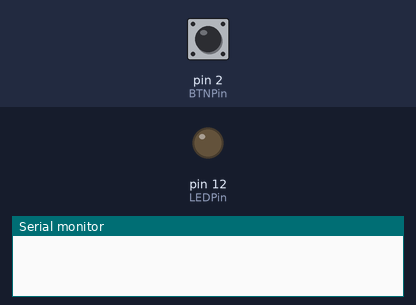
A sketch run on a simulated Arduino Uno, built with avr-gcc and run on an emulated ATmega328P. On the bench: output pins drawn as LEDs (lit = HIGH), the last lines printed to the serial monitor. The test bench sets the inputs (shaded band); at power-on: pin 2 (BTNPin) LOW.

Above: at 1.2 s.
1.3 s: pin 2 (BTNPin) pulled HIGH for 0.15 s
At 2.2 s:
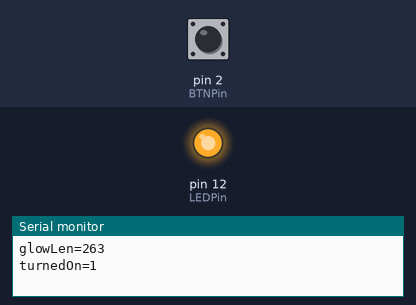
2.9 s: pin 2 (BTNPin) pulled HIGH for 1 s
At 4.7 s:
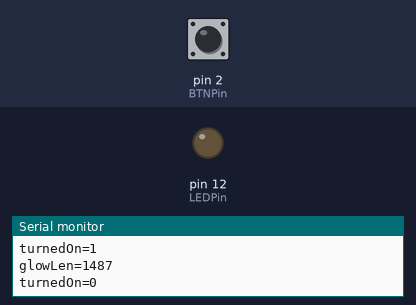
Timing chart, 0 to 6.2 s (numbered marks = the images above; inputs shaded):
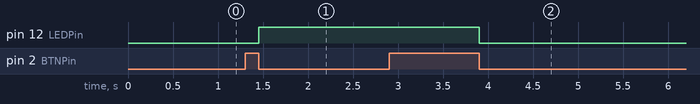

Measured:
- after the input at 1.3 s, pin 12 (LEDPin): LOW → HIGH after 0.15 s
- after the input at 2.9 s, pin 12 (LEDPin): HIGH → LOW after 1.0 s

The sketch:

InterruptOffOnPress.ino
```cpp
/*
  Implmentation is using interrupt

  Button fast-released - LED is turning ON, always
  Button slow-released - LED is turning OFF, always

*/

#define LEDPin 12
const int BTNPin = 2;
const int InterNum = 0;
bool turnedOn = false;
int glowLen = 0;
int glowTime = 500;

void setup() {
  pinMode(LEDPin, OUTPUT);
  attachInterrupt(InterNum,setupState,RISING);
  Serial.begin(9600);
}

void setupState() {
  delay(50);
  glowLen = 50;

  if (digitalRead(BTNPin))
  {
    while(digitalRead(BTNPin))
    {
      glowLen++;
      delay(1);
    }
  }
  else {
    glowLen = 0;
  }

  if (glowLen>glowTime)
  {
    turnedOn = 0;
    }
  else
  {
    turnedOn = 1;
    }

  Serial.print("glowLen="); Serial.println(glowLen);
  Serial.print("turnedOn="); Serial.println(turnedOn);
}

void loop() {
    digitalWrite(LEDPin,turnedOn);
}
```
